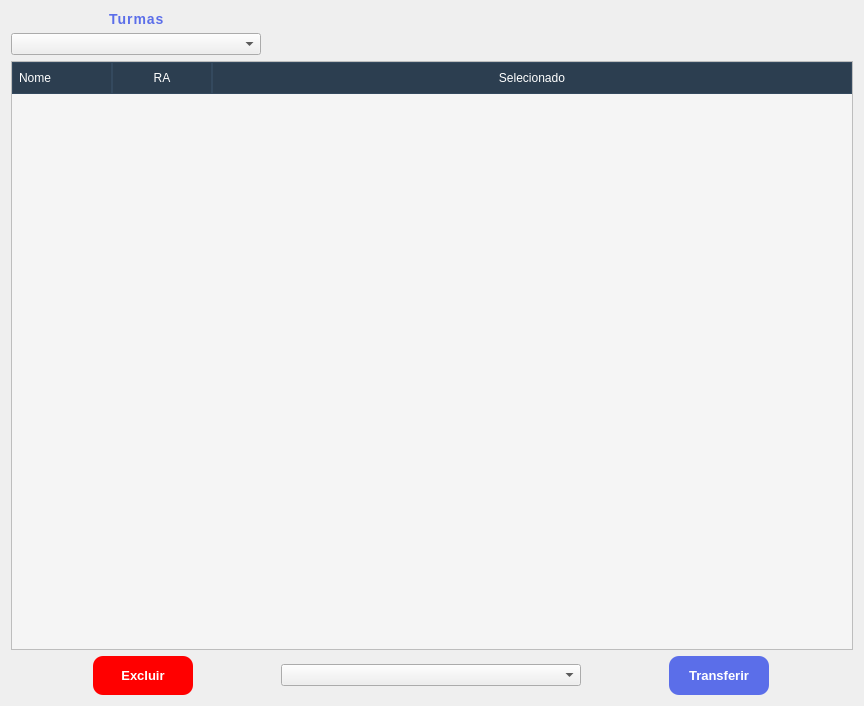
<?xml version="1.0" encoding="UTF-8"?>
<ui version="4.0">
 <class>Form</class>
 <widget class="QWidget" name="Form">
  <property name="geometry">
   <rect>
    <x>0</x>
    <y>0</y>
    <width>864</width>
    <height>706</height>
   </rect>
  </property>
  <property name="minimumSize">
   <size>
    <width>864</width>
    <height>706</height>
   </size>
  </property>
  <property name="maximumSize">
   <size>
    <width>864</width>
    <height>706</height>
   </size>
  </property>
  <property name="windowTitle">
   <string>Form</string>
  </property>
  <property name="styleSheet">
   <string notr="true">QLineEdit {
    background-color: #FFFFFF;
    color: #1E1E3A;
    border: 1.8px solid #D6DCF5;
    border-radius: 15px;
    padding: 11px 16px;
    font-size: 14px;
    font-family: 'Segoe UI', 'SF Pro Text', sans-serif;
    selection-background-color: #A8B8FF;
    selection-color: #1E1E3A;
}

QLineEdit:hover {
    border: 1.5px solid #A8B5E8;
    background-color: #FAFBFF;
}

QPushButton {
    background-color: #5B6EE9;
    color: #FFFFFF;
    border: none;
    border-radius: 10px;
    padding: 12px 12px;
    font-size: 13px;
    font-weight: 750;
    font-family: 'Segoe UI', 'SF Pro Text', sans-serif;

}

QPushButton:hover {
    background-color: #4A5DD6;
}

QToolButton {
	background-color: #5B6EE9;
    color: #FFFFFF;
    border: none;
    border-radius: 10px;
    padding: 10px 10px;
    font-size: 13px;
    font-weight: 750;
    font-family: 'Segoe UI', 'SF Pro Text', sans-serif;
}

QToolButton:hover {
    background-color: #4A5DD6;
}

QLabel {
	font-size: 14px;
    font-family: 'Segoe UI', 'SF Pro Text', sans-serif;
	font-weight: 600;
    letter-spacing: 1px;
    padding-left: 4px;
	color: #5B6EE9;
}

/*background principal barra*/
QScrollBar:vertical {
    background: white;
    width: 6px;
    margin: 10px 0 10px 0;
	border-radius: 2px;
 }

/*background barra*/
 QScrollBar::add-page:vertical, QScrollBar::sub-page:vertical {
	 background: none;
}

/*barra de rolagem*/
 QScrollBar::handle:vertical {
    background: #A8B5E8;
    min-height: 6px;
	border-radius: 2px;
 }

QScrollArea{
	border-radius: 5px;
	border: 1.5px solid #A8B5E8;
}


#btnExcluir {
    background-color: red;
    color: #FFFFFF;
    border: none;
    border-radius: 10px;
    padding: 12px 12px;
    font-size: 13px;
    font-weight: 750;
    font-family: 'Segoe UI', 'SF Pro Text', sans-serif;

}

QCheckBox {
    color: #5B6EE9;
    border: none;
    border-radius: 10px;
    padding: 10px 10px;
    font-size: 13px;
    font-weight: 750;
    font-family: 'Segoe UI', 'SF Pro Text', sans-serif;
}


QCheckBox::indicator {
    width: 30px;
    height: 30px;
    border: 1px solid #5A5A5A;
    border-radius: 5px;
    background-color: #fff;
}</string>
  </property>
  <layout class="QVBoxLayout" name="verticalLayout">
   <item>
    <layout class="QHBoxLayout" name="horizontalLayout">
     <item>
      <layout class="QVBoxLayout" name="verticalLayout_2">
       <property name="leftMargin">
        <number>0</number>
       </property>
       <item alignment="Qt::AlignLeft">
        <widget class="QLabel" name="labelTurmas_2">
         <property name="styleSheet">
          <string notr="true">QLabel { margin-left: 90px}</string>
         </property>
         <property name="text">
          <string>Turmas</string>
         </property>
        </widget>
       </item>
       <item alignment="Qt::AlignLeft|Qt::AlignVCenter">
        <widget class="QComboBox" name="comboBox">
         <property name="minimumSize">
          <size>
           <width>250</width>
           <height>0</height>
          </size>
         </property>
         <property name="maximumSize">
          <size>
           <width>7000</width>
           <height>7000</height>
          </size>
         </property>
        </widget>
       </item>
      </layout>
     </item>
    </layout>
   </item>
   <item>
    <widget class="QTableWidget" name="tableWidget">
     <property name="sizePolicy">
      <sizepolicy hsizetype="Expanding" vsizetype="Expanding">
       <horstretch>0</horstretch>
       <verstretch>0</verstretch>
      </sizepolicy>
     </property>
     <property name="styleSheet">
      <string notr="true">QTableWidget {
    background-color: #f5f5f5;
    gridline-color: #dcdcdc;
    font-size: 18px;
}

QHeaderView::section {
    background-color: #2c3e50;
    color: white;
    padding: 6px;
    border: 1px solid #34495e;
}

QTableWidget::item {
    padding: 5px;
}

QTableWidget::item:selected {
    background-color: #3498db;
    color: white;
}</string>
     </property>
     <attribute name="horizontalHeaderStretchLastSection">
      <bool>true</bool>
     </attribute>
     <attribute name="verticalHeaderShowSortIndicator" stdset="0">
      <bool>false</bool>
     </attribute>
     <attribute name="verticalHeaderStretchLastSection">
      <bool>true</bool>
     </attribute>
     <column>
      <property name="text">
       <string>Nome</string>
      </property>
      <property name="textAlignment">
       <set>AlignLeading|AlignVCenter</set>
      </property>
     </column>
     <column>
      <property name="text">
       <string>RA</string>
      </property>
     </column>
     <column>
      <property name="text">
       <string>Selecionado</string>
      </property>
     </column>
    </widget>
   </item>
   <item>
    <layout class="QHBoxLayout" name="horizontalLayout_2">
     <item>
      <widget class="QPushButton" name="btnExcluir">
       <property name="maximumSize">
        <size>
         <width>100</width>
         <height>16777215</height>
        </size>
       </property>
       <property name="layoutDirection">
        <enum>Qt::LeftToRight</enum>
       </property>
       <property name="text">
        <string>Excluir</string>
       </property>
      </widget>
     </item>
     <item>
      <widget class="QComboBox" name="transferCombo">
       <property name="maximumSize">
        <size>
         <width>300</width>
         <height>16777215</height>
        </size>
       </property>
      </widget>
     </item>
     <item>
      <widget class="QPushButton" name="btnConfir">
       <property name="maximumSize">
        <size>
         <width>100</width>
         <height>100</height>
        </size>
       </property>
       <property name="text">
        <string>Transferir</string>
       </property>
      </widget>
     </item>
    </layout>
   </item>
  </layout>
 </widget>
 <resources/>
 <connections/>
</ui>
